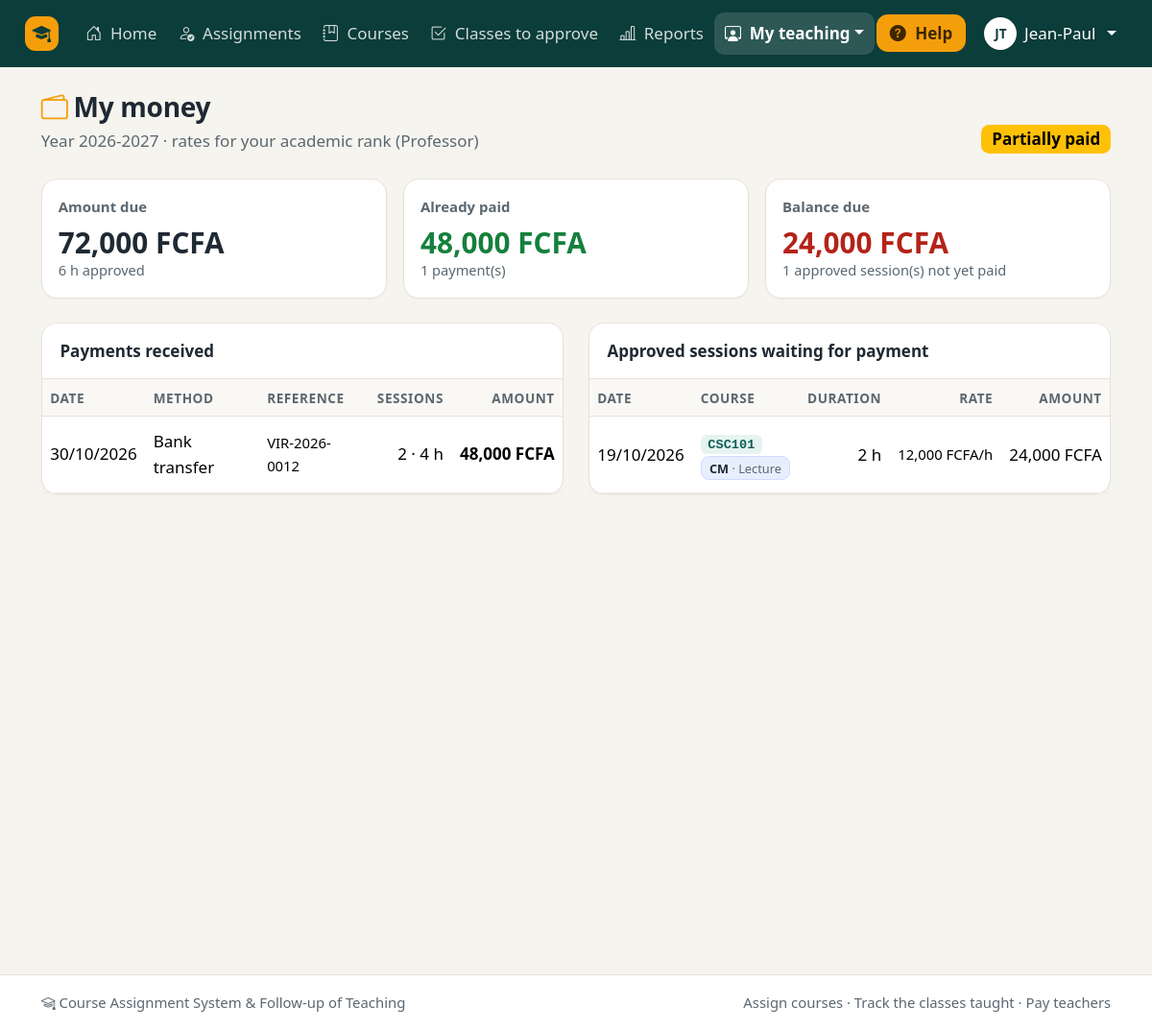
Page /teacher/payments.php (signed in) on the committed database.
### tables this page shows
CREATE TABLE users (
    id             INT AUTO_INCREMENT PRIMARY KEY,
    last_name      VARCHAR(80)  NOT NULL,
    first_name     VARCHAR(80)  NOT NULL,
    email          VARCHAR(150) NOT NULL UNIQUE,
    password_hash  VARCHAR(255) NOT NULL,
    role           ENUM('admin','head','teacher','accountant') NOT NULL DEFAULT 'teacher',
    department_id  INT NULL,
    academic_rank  VARCHAR(50) NULL,
    max_load       INT NOT NULL DEFAULT 0,
    phone          VARCHAR(30) NULL,
    is_active      TINYINT(1) NOT NULL DEFAULT 1,
    created_at     DATETIME NOT NULL DEFAULT CURRENT_TIMESTAMP,
    CONSTRAINT fk_user_department FOREIGN KEY (department_id) REFERENCES departments(id) ON DELETE SET NULL
);

CREATE TABLE academic_years (
    id          INT AUTO_INCREMENT PRIMARY KEY,
    label       VARCHAR(9) NOT NULL UNIQUE,
    start_date  DATE NOT NULL,
    end_date    DATE NOT NULL,
    is_active   TINYINT(1) NOT NULL DEFAULT 0
);

CREATE TABLE payments (
    id            INT AUTO_INCREMENT PRIMARY KEY,
    teacher_id    INT NOT NULL,
    year_id       INT NOT NULL,
    amount        INT NOT NULL,
    payment_date  DATE NOT NULL,
    method        ENUM('cash','bank_transfer','mobile_money','cheque') NOT NULL,
    reference     VARCHAR(60) NULL,
    recorded_by   INT NULL,
    created_at    DATETIME NOT NULL DEFAULT CURRENT_TIMESTAMP,
    CONSTRAINT fk_payment_teacher FOREIGN KEY (teacher_id) REFERENCES users(id),
    CONSTRAINT fk_payment_year FOREIGN KEY (year_id) REFERENCES academic_years(id),
    CONSTRAINT fk_payment_recorded_by FOREIGN KEY (recorded_by) REFERENCES users(id) ON DELETE SET NULL
);

CREATE TABLE class_sessions (
    id                INT AUTO_INCREMENT PRIMARY KEY,
    assignment_id     INT NOT NULL,
    session_date      DATE NOT NULL,
    start_time        TIME NOT NULL,
    end_time          TIME NOT NULL,
    duration          DECIMAL(4,2) NOT NULL,
    content           VARCHAR(255) NOT NULL,
    status            ENUM('declared','approved','rejected') NOT NULL DEFAULT 'declared',
    rejection_reason  VARCHAR(255) NULL,
    reviewed_by       INT NULL,
    payment_id        INT NULL,
    created_at        DATETIME NOT NULL DEFAULT CURRENT_TIMESTAMP,
    CONSTRAINT fk_session_assignment FOREIGN KEY (assignment_id) REFERENCES assignments(id),
    CONSTRAINT fk_session_reviewer FOREIGN KEY (reviewed_by) REFERENCES users(id) ON DELETE SET NULL,
    CONSTRAINT fk_session_payment FOREIGN KEY (payment_id) REFERENCES payments(id)
);

CREATE TABLE courses (
    id             INT AUTO_INCREMENT PRIMARY KEY,
    code           VARCHAR(20)  NOT NULL UNIQUE,
    title          VARCHAR(150) NOT NULL,
    department_id  INT NOT NULL,
    level          VARCHAR(5)   NOT NULL,
    semester       TINYINT      NOT NULL,
    cm_hours       INT NOT NULL DEFAULT 0,
    td_hours       INT NOT NULL DEFAULT 0,
    tp_hours       INT NOT NULL DEFAULT 0,
    credits        INT NOT NULL DEFAULT 0,
    is_active      TINYINT(1) NOT NULL DEFAULT 1,
    CONSTRAINT fk_course_department FOREIGN KEY (department_id) REFERENCES departments(id)
);

CREATE TABLE assignments (
    id           INT AUTO_INCREMENT PRIMARY KEY,
    course_id    INT NOT NULL,
    teacher_id   INT NOT NULL,
    year_id      INT NOT NULL,
    type         ENUM('CM','TD','TP') NOT NULL,
    hours        DECIMAL(6,2) NOT NULL,
    status       ENUM('proposed','accepted','disputed','approved') NOT NULL DEFAULT 'approved',
    comment      VARCHAR(255) NULL,
    assigned_by  INT NULL,
    created_at   DATETIME NOT NULL DEFAULT CURRENT_TIMESTAMP,
    updated_at   DATETIME NULL ON UPDATE CURRENT_TIMESTAMP,
    CONSTRAINT uq_assignment UNIQUE (course_id, teacher_id, year_id, type),
    CONSTRAINT fk_assignment_course FOREIGN KEY (course_id) REFERENCES courses(id),
    CONSTRAINT fk_assignment_teacher FOREIGN KEY (teacher_id) REFERENCES users(id),
    CONSTRAINT fk_assignment_year FOREIGN KEY (year_id) REFERENCES academic_years(id),
    CONSTRAINT fk_assignment_assigned_by FOREIGN KEY (assigned_by) REFERENCES users(id) ON DELETE SET NULL
);

### teacher/payments.php (the view, shortened to what the rows shown need)
<?php
require_once __DIR__ . '/../includes/auth.php';
$user = require_role(['teacher', 'head']);
$year = require_active_year();
$payments = db_all(
    'SELECT p.*, (SELECT COUNT(*) FROM class_sessions s WHERE s.payment_id = p.id) AS session_count,
            (SELECT COALESCE(SUM(s.duration), 0) FROM class_sessions s WHERE s.payment_id = p.id) AS hours
     FROM payments p WHERE p.teacher_id = ? AND p.year_id = ? ORDER BY p.payment_date DESC, p.id DESC',
    'ii',
    [(int) $user['id'], (int) $year['id']]
);
$unpaid = unpaid_sessions((int) $user['id'], (int) $year['id']);
require __DIR__ . '/../includes/header.php';
?>
<div class="page-header">
    <div>
        <h1><?= icon('wallet2', 'greeting-icon') ?>My money</h1>
        <p class="lead-text">Year <?= e($year['label']) ?> · rates for your academic rank (<?= e($user['academic_rank']) ?>)</p>
    </div>
</div>
<div class="row g-4">
    <div class="col-lg-6">
        <div class="card">
            <div class="table-responsive">
                <table class="table table-card">
                    <thead><tr><th>Date</th><th>Method</th><th>Reference</th><th class="num">Sessions</th><th class="num">Amount</th></tr></thead>
                    <tbody>
                    <?php foreach ($payments as $p): ?>
                        <tr>
                            <td><?= format_date($p['payment_date']) ?></td>
                            <td><?= e(PAYMENT_METHODS[$p['method']] ?? $p['method']) ?></td>
                            <td class="small"><?= e($p['reference'] ?: '—') ?></td>
                            <td class="num"><?= (int) $p['session_count'] ?> · <?= hours($p['hours']) ?></td>
                            <td class="num fw-semibold"><?= money($p['amount']) ?></td>
                        </tr>
                    <?php endforeach; ?>
                    </tbody>
                </table>
            </div>
        </div>
    </div>
    <div class="col-lg-6">
        <div class="card">
            <div class="table-responsive">
                <table class="table table-card">
                    <thead><tr><th>Date</th><th>Course</th><th class="num">Duration</th><th class="num">Rate</th><th class="num">Amount</th></tr></thead>
                    <tbody>
                    <?php foreach ($unpaid as $s): ?>
                        <tr>
                            <td><?= format_date($s['session_date']) ?></td>
                            <td><span class="code-badge"><?= e($s['code']) ?></span> <?= type_badge($s['type']) ?></td>
                            <td class="num"><?= hours($s['duration']) ?></td>
                            <td class="num small"><?= money($s['rate']) ?>/h</td>
                            <td class="num"><?= money($s['amount']) ?></td>
                        </tr>
                    <?php endforeach; ?>
                    </tbody>
                </table>
            </div>
        </div>
    </div>
</div>
<?php require __DIR__ . '/../includes/footer.php'; ?>

### includes/header.php (shortened to what the rows shown need)
<?php
$user = current_user();
$year = active_year();
$body_class = $body_class ?? '';
$scriptPath = ltrim(substr($_SERVER['SCRIPT_NAME'] ?? '', strlen(rtrim(BASE_URL, '/'))), '/');
$nav_active = $nav_active ?? $scriptPath;
$pendingCount = ($user && $user['role'] === 'admin') ? count(pending_signups()) : 0;
$teachingMenu = ['My teaching', [
    ['My courses and workload', 'teacher/dashboard.php', 'journal-text'],
    ['My classes', 'teacher/sessions.php', 'clock-history'],
    ['My money', 'teacher/payments.php', 'wallet2'],
], 'person-workspace'];
$menus = [
    'admin' => [
        ['Home', 'admin/dashboard.php', 'house-door'],
        ['Settings', [
            ['Users', 'admin/users.php', 'people'],
            ['Departments', 'admin/departments.php', 'building'],
            ['Courses', 'admin/courses.php', 'journal-bookmark'],
            ['Academic years', 'admin/years.php', 'calendar3'],
            ['Hourly rates', 'admin/rates.php', 'cash-coin'],
        ], 'gear'],
        ['Assignments', 'admin/assignments.php', 'person-check'],
        ['Classes to approve', 'head/sessions_validation.php', 'check2-square'],
        ['Payments', 'accountant/payments.php', 'wallet2'],
        ['Reports', 'admin/reports.php', 'bar-chart-line'],
    ],
    'head' => [
        ['Home', 'head/dashboard.php', 'house-door'],
        ['Assignments', 'head/assignments.php', 'person-check'],
        ['Courses', 'admin/courses.php', 'journal-bookmark'],
        ['Classes to approve', 'head/sessions_validation.php', 'check2-square'],
        ['Reports', 'admin/reports.php', 'bar-chart-line'],
        $teachingMenu,
    ],
    'teacher' => [
        ['Home', 'teacher/dashboard.php', 'house-door'],
        ['My classes', 'teacher/sessions.php', 'clock-history'],
        ['My money', 'teacher/payments.php', 'wallet2'],
    ],
    'accountant' => [
        ['Home', 'accountant/dashboard.php', 'house-door'],
        ['Payments', 'accountant/payments.php', 'wallet2'],
        ['New payment', 'accountant/payment_form.php', 'plus-circle'],
        ['Payment statements', 'accountant/statements.php', 'printer'],
    ],
];
$menu = $user ? ($menus[$user['role']] ?? []) : [];
?>
<!doctype html>
<html lang="en">
<head>
    <link rel="stylesheet" href="<?= e(url('assets/vendor/bootstrap/css/bootstrap.min.css')) ?>">
    <link rel="stylesheet" href="<?= e(url('assets/vendor/bootstrap-icons/bootstrap-icons.min.css')) ?>">
    <link rel="stylesheet" href="<?= e(url('assets/css/style.css')) ?>">
    <link rel="stylesheet" href="<?= e(url('assets/css/print.css')) ?>" media="print">
</head>
<body class="<?= e($body_class) ?>">
<?php if ($user): ?>
<nav class="navbar navbar-expand-xl navbar-dark app-navbar no-print">
    <div class="container-fluid px-lg-4">
        <a class="navbar-brand" href="<?= e(url(dashboard_path($user['role']))) ?>">
            <span class="brand-mark"><?= icon('mortarboard-fill') ?></span>
        </a>
        <div class="collapse navbar-collapse" id="mainNav">
            <ul class="navbar-nav me-auto mb-2 mb-xl-0">
                <?php foreach ($menu as [$label, $target, $iconName]): ?>
                    <?php if (is_array($target)):
                        $isActive = in_array($nav_active, array_column($target, 1), true); ?>
                        <li class="nav-item dropdown">
                            <a class="nav-link dropdown-toggle<?= $isActive ? ' active' : '' ?>" href="#" role="button"
                               data-bs-toggle="dropdown" aria-expanded="false"><?= icon($iconName) ?> <?= e($label) ?></a>
                                <?php foreach ($target as [$subLabel, $subPath, $subIcon]): ?>
                                    <li><a class="dropdown-item<?= $nav_active === $subPath ? ' active' : '' ?>"
                                           href="<?= e(url($subPath)) ?>"><?= icon($subIcon, 'me-2') ?><?= e($subLabel) ?>
                                            <?php if ($subPath === 'admin/users.php' && $pendingCount): ?>
                                                <span class="badge rounded-pill text-bg-warning ms-1"><?= $pendingCount ?></span>
                                            <?php endif; ?></a></li>
                                <?php endforeach; ?>
                        </li>
                    <?php else: ?>
                        <li class="nav-item">
                            <a class="nav-link<?= $nav_active === $target ? ' active' : '' ?>"
                               <?= $nav_active === $target ? 'aria-current="page"' : '' ?>
                               href="<?= e(url($target)) ?>"><?= icon($iconName) ?> <?= e($label) ?></a>
                        </li>
                    <?php endif; ?>
                <?php endforeach; ?>
            </ul>
            <div class="d-flex flex-wrap align-items-center gap-2">
                <button type="button" class="btn btn-help" data-bs-toggle="offcanvas" data-bs-target="#helpPanel" aria-controls="helpPanel">
                    <?= icon('question-circle-fill') ?> Help
                </button>
                <div class="dropdown">
                    <a class="nav-link dropdown-toggle text-white user-chip" href="#" role="button" data-bs-toggle="dropdown" aria-expanded="false">
                        <span class="avatar"><?= e(mb_strtoupper(mb_substr($user['first_name'], 0, 1) . mb_substr($user['last_name'], 0, 1))) ?></span>
                        <span><?= e($user['first_name']) ?></span>
                    </a>
                </div>
            </div>
        </div>
    </div>
</nav>
<?php endif; ?>
<main class="<?= $user ? 'container-xl py-4' : 'guest-main' ?>">

### includes/functions.php (shortened to what the rows shown need)
<?php
require_once __DIR__ . '/../config/db.php';
function db(): mysqli
{
    global $db;
    return $db;
}
function db_run(string $sql, string $types = '', array $params = []): mysqli_stmt
{
    $stmt = db()->prepare($sql);
    if ($types !== '') {
        $stmt->bind_param($types, ...$params);
    }
    $stmt->execute();
    return $stmt;
}
function db_all(string $sql, string $types = '', array $params = []): array
{
    $stmt = db_run($sql, $types, $params);
    $result = $stmt->get_result();
    $rows = $result ? $result->fetch_all(MYSQLI_ASSOC) : [];
    return $rows;
}
function db_one(string $sql, string $types = '', array $params = []): ?array
{
    $rows = db_all($sql, $types, $params);
    return $rows[0] ?? null;
}
function e($value): string
{
    return htmlspecialchars((string) ($value ?? ''), ENT_QUOTES, 'UTF-8');
}
function money($amount): string
{
    return number_format((float) $amount, 0, '.', ',') . ' ' . APP_CURRENCY;
}
function hours($value): string
{
    $value = (float) $value;
    $decimals = (abs($value - round($value)) < 0.001) ? 0 : 1;
    return number_format($value, $decimals, '.', ',') . ' h';
}
function format_date(?string $date): string
{
    $time = strtotime($date);
    return $time ? date('d/m/Y', $time) : '—';
}
function url(string $path = ''): string
{
    return BASE_URL . ltrim($path, '/');
}
function icon(string $name, string $extraClass = ''): string
{
    return '<i class="bi bi-' . e($name) . ($extraClass !== '' ? ' ' . e($extraClass) : '') . '" aria-hidden="true"></i>';
}
function type_badge(string $type): string
{
    $label = TYPES[$type] ?? $type;
    return '<span class="badge type-badge type-' . e(strtolower($type)) . '" title="' . e($label) . '">'
        . e($type) . ' <span class="type-label">· ' . e($label) . '</span></span>';
}
function current_user(): ?array
{
    static $user = false;
    if ($user !== false) {
        return $user;
    }
    $user = null;
    if (!empty($_SESSION['user_id'])) {
        $row = db_one(
            'SELECT u.*, d.name AS department_name, d.code AS department_code
             FROM users u LEFT JOIN departments d ON d.id = u.department_id
             WHERE u.id = ?',
            'i',
            [(int) $_SESSION['user_id']]
        );
        if ($row && (int) $row['is_active'] === 1) {
            $user = $row;
        } else {
            unset($_SESSION['user_id']);
        }
    }
    return $user;
}
function dashboard_path(string $role): string
{
    $paths = [
        'admin' => 'admin/dashboard.php',
        'head' => 'head/dashboard.php',
        'teacher' => 'teacher/dashboard.php',
        'accountant' => 'accountant/dashboard.php',
    ];
    return $paths[$role] ?? 'index.php';
}
function active_year(): ?array
{
    static $year = false;
    if ($year === false) {
        $year = db_one('SELECT * FROM academic_years WHERE is_active = 1 ORDER BY id DESC LIMIT 1');
    }
    return $year;
}
function unpaid_sessions(int $teacherId, int $yearId): array
{
    return db_all(
        "SELECT s.*, a.type, c.code, c.title,
                COALESCE(t.rate_per_hour, 0) AS rate,
                s.duration * COALESCE(t.rate_per_hour, 0) AS amount
         FROM class_sessions s
         JOIN assignments a ON a.id = s.assignment_id
         JOIN courses c ON c.id = a.course_id
         JOIN users u ON u.id = a.teacher_id
         LEFT JOIN hourly_rates t ON t.academic_rank = u.academic_rank AND t.type = a.type
         WHERE a.teacher_id = ? AND a.year_id = ? AND s.status = 'approved' AND s.payment_id IS NULL
         ORDER BY s.session_date, s.start_time",
        'ii',
        [$teacherId, $yearId]
    );
}

### rows in the picture
users: first_name+last_name "JT", first_name "Jean-Paul", academic_rank "Professor"
academic_years: label "2026-2027"
payments: payment_date "30/10/2026", method "Bank transfer", reference "VIR-2026-0012", session_count "2", hours "4 h", amount "48,000 FCFA"
class_sessions: session_date "19/10/2026", courses.code "CSC101", assignment.type "CM", assignment.type "Lecture", duration "2 h", rate "12,000 FCFA", amount "24,000 FCFA"

### other values in the picture
$label "Home"
$label "Assignments"
$label "Courses"
$label "Classes to approve"
$label "Reports"
$label "My teaching"
$summary['status_label'] "Partially paid"
money($summary['due']) "72,000 FCFA"
hours($summary['approved_hours']) "6 h"
money($summary['paid']) "48,000 FCFA"
count($payments) "1"
money($summary['balance']) "24,000 FCFA"
count($unpaid) "1"
APP_NAME "Course Assignment System & Follow-up of Teaching"
